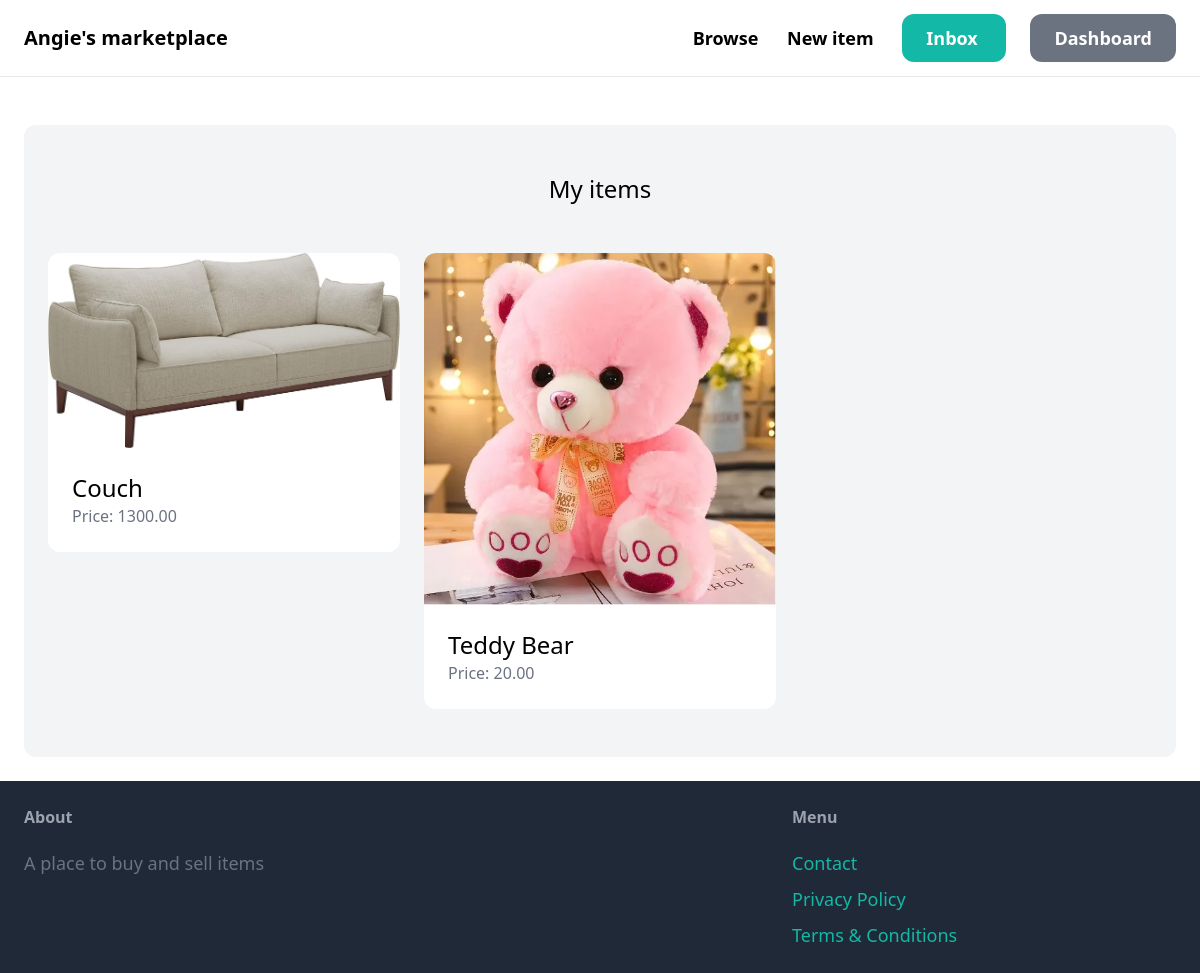
The page /dashboard/ (signed in) on the database its author committed.
### item/models.py (models this page shows, shortened)
class Item(models.Model):
    name = models.CharField(max_length=255)
    description = models.TextField(blank=True, null=True)
    price = models.DecimalField(max_digits=8, decimal_places=2)
    is_sold = models.BooleanField(default=False)
    image = models.ImageField(upload_to='item_images', blank=True, null=True)
    created_by = models.ForeignKey(User, on_delete=models.CASCADE)
    created_at = models.DateTimeField(auto_now_add=True)
    category = models.ForeignKey(Category, related_name='items', on_delete=models.CASCADE)
    class Meta:
        ordering = ['name']

### dashboard/views.py (the view)
# urls.py: path('', views.index, name='index'),
@login_required
def index(request):
    items = Item.objects.filter(created_by=request.user)
    return render(request, 'dashboard/index.html', {
        'items': items,
    })

### dashboard/templates/dashboard/index.html (shortened to what this page needs)
{% extends "core/base.html" %}
{% block content %}
  <div class="mt-6 px-6 py-12 bg-gray-100 rounded-xl">
    <h2 class="mb-12 text-2xl text-center">My items</h2>
    <ul class="grid grid-cols-1 gap-6 sm:grid-cols-2 lg:grid-cols-3">
        {% for item in items %}
            <li>
                <a href="{% url 'item:detail' item.id %}">
                  <div >
                    <img src="{{ item.image.url }}" alt="{{ item.name }}" class="rounded-t-xl">
                  </div>
                  <div class="p-6 bg-white rounded-b-xl">
                    <h2 class="text-2xl">{{ item.name }} </h2>
                    <p class="text-gray-500">Price: {{ item.price }}</p>
                  </div>
                </a>
            </li>
        {% endfor %}
    </ul>
  </div>
{% endblock %}

### rows shown on the page
Item: image (picture), name "Couch", price "1300.00"
Item: image (picture), name "Teddy Bear", price "20.00"
